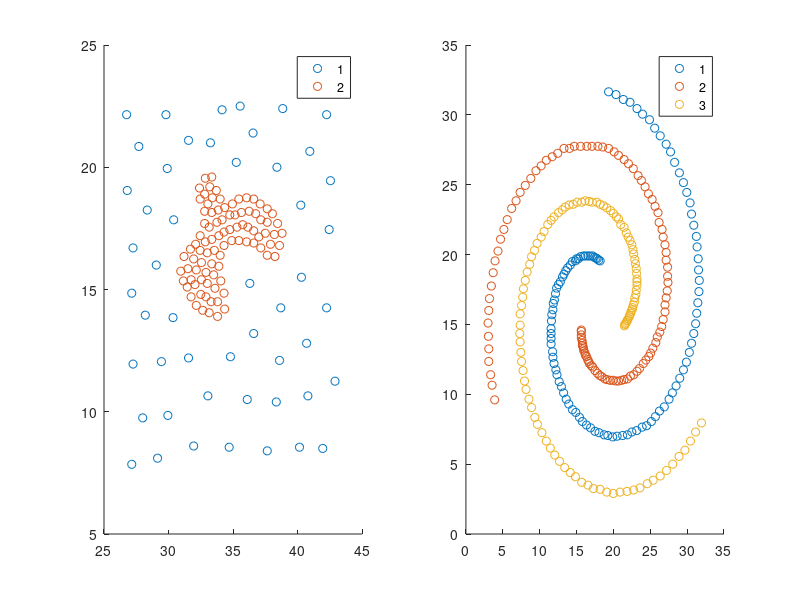

Source code (MATLAB): (Note: this script raises an error after producing the figure.)

clear
clc

k=3;knn=20;
%% original sample
load CP.mat
figure(1)
subplot(1,2,1)
gscatter(fea(:,1),fea(:,2),gnd)

load SP.mat
subplot(1,2,2)
gscatter(fea(:,1),fea(:,2),gnd)

%% CP.mat
load CP.mat
[m,n] = size(fea);
% sequence distance
D = pdist2(fea,fea);
[knn_dist,knn_index] = mink(D,8);
% Phi
Phi = zeros(m,m);
for i = 1:m
    Phi(i,:) = sum(D<D(:,i),2);
end
Phi = max(Phi,Phi');

sign = Phi<knn;
[~,id] = sort(Phi);% search by column
for i = 1:m
    phi_i_ik(i) = Phi(i,id(k+1,i));
end
A = exp(-Phi.^2./phi_i_ik);
A = A.*sign;
A = min(A,A');

D = sqrt(sum(A,2)).^-1;
% D has been sqrt-ed
D = diag(D);
L = eye(m)-D*A*D;
L = sparse(L);
[Z,~] = eigs(L,2,'smallestabs');
% A = sparse(A);
% L = bsxfun(@ldivide,D,A);
% L = speye(m)-bsxfun(@rdivide,L,D');
% [Z,~] = eigs(L,2,'smallestabs');
Y = D*Z;

figure(2)
gscatter(Y(:,1),Y(:,2),gnd)

%% SP.mat
load CP.mat
[m,n] = size(fea);
% sequence distance
D = pdist2(fea,fea);
[knn_dist,knn_index] = mink(D,8);
% Phi
Phi = zeros(m,m);
for i = 1:m
    Phi(i,:) = sum(D<D(:,i),2);
end
Phi = max(Phi,Phi');

sign = Phi<knn;
[~,id] = sort(Phi);% search by column
for i = 1:m
    phi_i_ik(i) = Phi(i,id(k+1,i));
end
A = exp(-Phi.^2./phi_i_ik);
A = A.*sign;
A = min(A,A');

D = sqrt(sum(A,2)).^-1;
% D has been sqrt-ed
D = diag(D);
L = eye(m)-D*A*D;
L = sparse(L);
[Z,~] = eigs(L,3,'smallestabs');
Y = D*Z;

idx = kmeans(Y,3);
figure(3)
scatter3(Y(:,1),Y(:,2),Y(:,3),80,idx,'filled')

